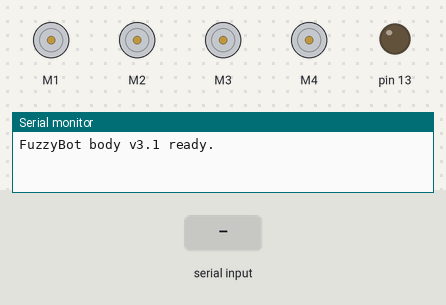
The sketch below on a simulated Arduino Uno, built with avr-gcc and run on an emulated ATmega328P. Shown: 4 × DC motor (green arrow = forward, orange = backward, longer = faster), output pins drawn as LEDs (lit = HIGH), the last lines printed to the serial monitor. The test bench sets the inputs (shaded band).

Above: at 1.2 s.
1.3 s: "F\n" received over the second serial link
At 2.6 s:
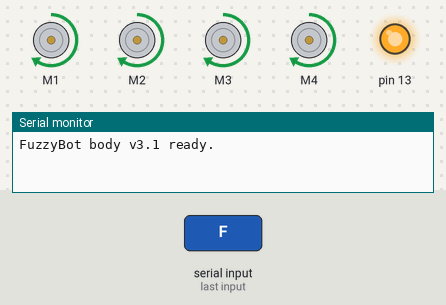
3.2 s: "B\n" received over the second serial link
6.2 s: "L\n" received over the second serial link
At 7.7 s:
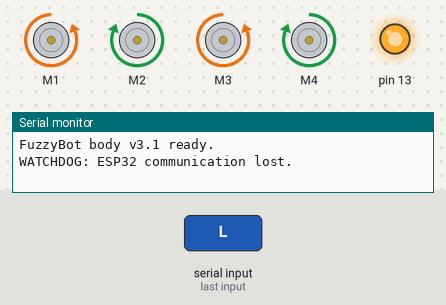
8.3 s: "R\n" received over the second serial link
10.6 s: "F\n" received over the second serial link
At 10.88 s:
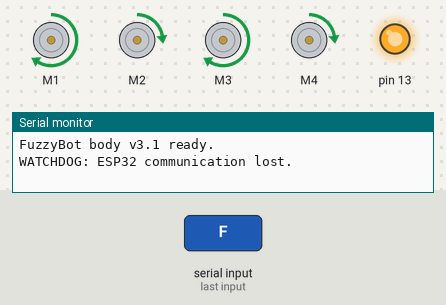
12.7 s: "+\n" received over the second serial link
At 16.4 s:
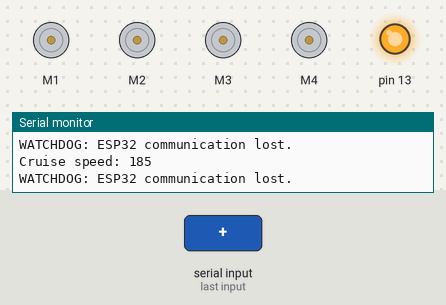
Timing chart, 0 to 17.2 s (numbered marks = the images above; inputs shaded):
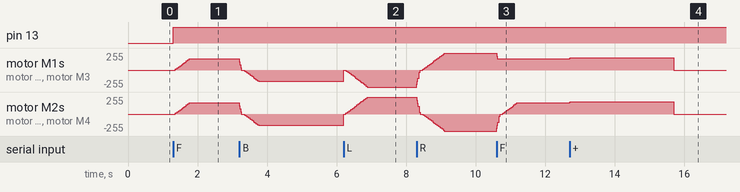

Measured:
- after the input at 1.3 s, pin 13: LOW → HIGH at once; motor M1–4: moves from stopped to forward 170/255 over 0.42 s, starting after 0.06 s
- after the input at 6.2 s, motor M1, motor M3: moves from stopped to backward 255/255 over 0.62 s, starting after 0.06 s; motor M2, motor M4: moves from stopped to forward 255/255 over 0.62 s, starting after 0.06 s
- after the input at 10.6 s, motor M1, motor M3: forward 255/255 → forward 170/255 at once
- after the input at 12.7 s, motor M1–4: forward 170/255 → forward 185/255 at once, → stopped 3.0 s later

The sketch:

Fuzzybot2.ino
```cpp
/*
   FuzzyBot Motor Driver - v3.1
   Arduino Uno R3 + AFMotor-compatible L293D shield
   4 DC motors, 3S 18650 battery pack

   PURPOSE
   -------
   This is the "body" controller. The ESP32 brain sends simple commands:

       F = forward
       B = backward
       L = tank-turn left
       R = tank-turn right
       S = spin in place
       X = stop
       + = increase cruise speed
       - = decrease cruise speed

   IMPORTANT DESIGN CHANGES
   ------------------------
   1. Forward/backward uses all four motors.
   2. Left/right turns now use ALL FOUR MOTORS:
          left side   = one direction
          right side  = opposite direction
      This gives maximum traction but draws more current.
   3. "S" also uses all four motors (same as a right turn).
   4. Braking is fast.
   5. Reversing is safe:
          direction -> STOP -> short dead-time -> new direction -> ramp up
      This avoids commanding a loaded motor to reverse instantly.
   6. Acceleration is deliberately slow to reduce current spikes
      from the 3S battery and L293D shield.
   7. The Arduino does NOT print every command continuously.
      Excessive serial printing can make timing less predictable.
   8. A watchdog stops the robot if the ESP32 stops sending commands.

   NOTE ABOUT TURNING
   -------------------
   All four motors are driven during turns, so the robot pivots around its centre.
   If turning is erratic, try:
       - Lower TURN_SPEED further (already set to 100)
       - Add weight directly over the centre of the wheelbase
       - Check that all wheels have similar traction
   Because an L293D has a relatively large voltage drop, the robot
   may already have much less motor voltage than the 3S pack voltage.
   Do NOT compensate by immediately pushing every PWM value to 255.
   Test current, temperature, and motor behavior first.
*/

#include <AFMotor.h>
#include <SoftwareSerial.h>

// ================================================================
// SERIAL CONNECTION TO ESP32
// ================================================================

// ESP32 -> Arduino A0
// A1 is unused for now.
SoftwareSerial espSerial(A0, A1);

// ================================================================
// MOTOR OBJECTS
// ================================================================

AF_DCMotor motorFL(1);   // Front Left
AF_DCMotor motorFR(2);   // Front Right
AF_DCMotor motorBL(3);   // Back Left
AF_DCMotor motorBR(4);   // Back Right

// ================================================================
// SPEED SETTINGS
// ================================================================

// Normal driving speed.
// Start conservatively because the robot runs from a 3S pack.
int motorSpeed = 170;

// Maximum normal cruise speed.
const int SPEED_MAX = 200;
const int SPEED_MIN = 70;

// How much + / - changes the requested cruise speed.
const int SPEED_STEP = 15;

// Turning speed – reduced to improve turn predictability with all wheels.
const int TURN_SPEED = 255;

// ================================================================
// MOTOR RAMP SETTINGS
// ================================================================

// Speeding up is slow to reduce current spikes.
//
// Slowing down is much faster because reducing PWM reduces current.
const int RAMP_UP_STEP = 8;
const int RAMP_DOWN_STEP = 45;

// Time between ramp updates.
const unsigned long RAMP_INTERVAL_MS = 20;

// Small dead-time before reversing direction.
// This gives the motor a moment with zero drive.
const unsigned long REVERSAL_DEADTIME_MS = 60;

// ================================================================
// COMMUNICATION WATCHDOG
// ================================================================

// If the Arduino hears nothing from the ESP32 for this long,
// it releases all motors.
const unsigned long COMMAND_TIMEOUT_MS = 3000;

// ================================================================
// DESIRED MOTOR STATE
// ================================================================

int desiredDirFL = RELEASE;
int desiredDirFR = RELEASE;
int desiredDirBL = RELEASE;
int desiredDirBR = RELEASE;

int desiredSpeedFL = 0;
int desiredSpeedFR = 0;
int desiredSpeedBL = 0;
int desiredSpeedBR = 0;

// ================================================================
// ACTIVE MOTOR STATE
// ================================================================

int activeDirFL = RELEASE;
int activeDirFR = RELEASE;
int activeDirBL = RELEASE;
int activeDirBR = RELEASE;

int activeSpeedFL = 0;
int activeSpeedFR = 0;
int activeSpeedBL = 0;
int activeSpeedBR = 0;

// ================================================================
// REVERSAL STATE
// ================================================================

bool reversalWaitingFL = false;
bool reversalWaitingFR = false;
bool reversalWaitingBL = false;
bool reversalWaitingBR = false;

unsigned long reversalStartFL = 0;
unsigned long reversalStartFR = 0;
unsigned long reversalStartBL = 0;
unsigned long reversalStartBR = 0;

// ================================================================
// GLOBAL STATE
// ================================================================

bool haveTarget = false;

unsigned long lastRampUpdate = 0;
unsigned long lastCommandTime = 0;

// ================================================================
// SETUP
// ================================================================

void setup() {

  Serial.begin(9600);
  espSerial.begin(9600);

  // On-board LED = communication/activity indicator.
  pinMode(13, OUTPUT);
  digitalWrite(13, LOW);

  stopImmediately();

  lastCommandTime = millis();
  lastRampUpdate = millis();

  Serial.println("FuzzyBot body v3.1 ready.");
}

// ================================================================
// MAIN LOOP
// ================================================================

void loop() {

  // ------------------------------------------------------------
  // SAFETY WATCHDOG
  // ------------------------------------------------------------

  if (millis() - lastCommandTime > COMMAND_TIMEOUT_MS) {

    if (haveTarget) {

      stopImmediately();
      haveTarget = false;

      Serial.println("WATCHDOG: ESP32 communication lost.");
    }
  }

  // ------------------------------------------------------------
  // READ ESP32 COMMANDS
  // ------------------------------------------------------------

  while (espSerial.available() > 0) {

    char cmd = espSerial.read();

    // Ignore line endings.
    if (cmd == '\n' || cmd == '\r')
      continue;

    lastCommandTime = millis();
    digitalWrite(13, HIGH);

    handleCommand(cmd);
  }

  // ------------------------------------------------------------
  // MOVE MOTORS TOWARD THEIR TARGETS
  // ------------------------------------------------------------

  updateMotors();
}

// ================================================================
// COMMAND HANDLER
// ================================================================

void handleCommand(char cmd) {

  switch (cmd) {

    case 'F':
      moveForward();
      break;

    case 'B':
      moveBackward();
      break;

    case 'L':
      turnLeft();
      break;

    case 'R':
      turnRight();
      break;

    case 'S':
      spinInPlace();
      break;

    case 'X':
      stopImmediately();
      haveTarget = false;
      digitalWrite(13, LOW);
      break;

    case '+':
      increaseSpeed();
      break;

    case '-':
      decreaseSpeed();
      break;

    default:
      // Ignore unknown characters instead of doing anything dangerous.
      break;
  }
}

// ================================================================
// HIGH-LEVEL MOVEMENT COMMANDS
// ================================================================

// ------------------------------------------------------------
// FORWARD
// All four motors drive forward.
// ------------------------------------------------------------

void moveForward() {

  setWheelTargets(
    FORWARD,  motorSpeed,
    FORWARD,  motorSpeed,
    FORWARD,  motorSpeed,
    FORWARD,  motorSpeed
  );

  haveTarget = true;
}

// ------------------------------------------------------------
// BACKWARD
// All four motors drive backward.
// ------------------------------------------------------------

void moveBackward() {

  setWheelTargets(
    BACKWARD, motorSpeed,
    BACKWARD, motorSpeed,
    BACKWARD, motorSpeed,
    BACKWARD, motorSpeed
  );

  haveTarget = true;
}

// ------------------------------------------------------------
// RIGHT TURN – all four wheels
// Left side: forward
// Right side: backward
// ------------------------------------------------------------

void turnRight() {

  setWheelTargets(
    FORWARD,  TURN_SPEED,   // FL
    BACKWARD, TURN_SPEED,   // FR
    FORWARD,  TURN_SPEED,   // BL
    BACKWARD, TURN_SPEED    // BR
  );

  haveTarget = true;
}

// ------------------------------------------------------------
// LEFT TURN – all four wheels
// Left side: backward
// Right side: forward
// ------------------------------------------------------------

void turnLeft() {

  setWheelTargets(
    BACKWARD, TURN_SPEED,   // FL
    FORWARD,  TURN_SPEED,   // FR
    BACKWARD, TURN_SPEED,   // BL
    FORWARD,  TURN_SPEED    // BR
  );

  haveTarget = true;
}

// ------------------------------------------------------------
// SPIN IN PLACE – same as a right turn
// (change direction if you want left spin)
// ------------------------------------------------------------

void spinInPlace() {

  setWheelTargets(
    FORWARD,  TURN_SPEED,
    BACKWARD, TURN_SPEED,
    FORWARD,  TURN_SPEED,
    BACKWARD, TURN_SPEED
  );

  haveTarget = true;
}

// ================================================================
// SET DESIRED WHEEL STATES
// ================================================================

void setWheelTargets(
  int dirFL, int spdFL,
  int dirFR, int spdFR,
  int dirBL, int spdBL,
  int dirBR, int spdBR
) {

  desiredDirFL = dirFL;
  desiredDirFR = dirFR;
  desiredDirBL = dirBL;
  desiredDirBR = dirBR;

  desiredSpeedFL = spdFL;
  desiredSpeedFR = spdFR;
  desiredSpeedBL = spdBL;
  desiredSpeedBR = spdBR;
}

// ================================================================
// MOTOR UPDATE LOOP
// ================================================================

void updateMotors() {

  if (!haveTarget)
    return;

  if (millis() - lastRampUpdate < RAMP_INTERVAL_MS)
    return;

  lastRampUpdate = millis();

  adjustWheel(
    activeDirFL,
    activeSpeedFL,
    desiredDirFL,
    desiredSpeedFL,
    reversalWaitingFL,
    reversalStartFL,
    motorFL
  );

  adjustWheel(
    activeDirFR,
    activeSpeedFR,
    desiredDirFR,
    desiredSpeedFR,
    reversalWaitingFR,
    reversalStartFR,
    motorFR
  );

  adjustWheel(
    activeDirBL,
    activeSpeedBL,
    desiredDirBL,
    desiredSpeedBL,
    reversalWaitingBL,
    reversalStartBL,
    motorBL
  );

  adjustWheel(
    activeDirBR,
    activeSpeedBR,
    desiredDirBR,
    desiredSpeedBR,
    reversalWaitingBR,
    reversalStartBR,
    motorBR
  );
}

// ================================================================
// SINGLE-WHEEL CONTROL
// ================================================================
//
// Direction changes are handled safely:
//
// 1. Ramp speed down quickly.
// 2. Set PWM to zero.
// 3. Wait a short dead-time.
// 4. Change direction.
// 5. Ramp speed up slowly.
//
// This is particularly important for F -> B and B -> F commands.
// ================================================================

void adjustWheel(
  int &activeDir,
  int &activeSpeed,
  int desiredDir,
  int desiredSpeed,
  bool &reversalWaiting,
  unsigned long &reversalStart,
  AF_DCMotor &motor
) {

  // ------------------------------------------------------------
  // HANDLE DIRECTION CHANGE
  // ------------------------------------------------------------

  if (activeDir != desiredDir) {

    // First, quickly reduce PWM to zero.
    if (activeSpeed > 0) {

      activeSpeed =
        max(0, activeSpeed - RAMP_DOWN_STEP);

      motor.setSpeed(activeSpeed);

      return;
    }

    // ----------------------------------------------------------
    // We are at zero speed.
    // Add a short dead-time before changing direction.
    // ----------------------------------------------------------

    if (!reversalWaiting) {

      reversalWaiting = true;
      reversalStart = millis();

      motor.setSpeed(0);
      motor.run(RELEASE);

      return;
    }

    if (millis() - reversalStart < REVERSAL_DEADTIME_MS) {

      motor.setSpeed(0);
      motor.run(RELEASE);

      return;
    }

    // ----------------------------------------------------------
    // Dead-time finished: change direction.
    // ----------------------------------------------------------

    motor.run(desiredDir);

    activeDir = desiredDir;
    reversalWaiting = false;
  }

  // ------------------------------------------------------------
  // HANDLE SPEED CHANGE
  // ------------------------------------------------------------

  if (activeSpeed < desiredSpeed) {

    activeSpeed =
      min(
        desiredSpeed,
        activeSpeed + RAMP_UP_STEP
      );

    motor.setSpeed(activeSpeed);

  } else if (activeSpeed > desiredSpeed) {

    activeSpeed =
      max(
        desiredSpeed,
        activeSpeed - RAMP_DOWN_STEP
      );

    motor.setSpeed(activeSpeed);
  }
}

// ================================================================
// IMMEDIATE STOP
// ================================================================
//
// This is for:
//
// - X command
// - watchdog
// - emergency stop
//
// RELEASE means the motors are no longer being electrically driven.
// ================================================================

void stopImmediately() {

  motorFL.setSpeed(0);
  motorFR.setSpeed(0);
  motorBL.setSpeed(0);
  motorBR.setSpeed(0);

  motorFL.run(RELEASE);
  motorFR.run(RELEASE);
  motorBL.run(RELEASE);
  motorBR.run(RELEASE);

  activeDirFL = RELEASE;
  activeDirFR = RELEASE;
  activeDirBL = RELEASE;
  activeDirBR = RELEASE;

  activeSpeedFL = 0;
  activeSpeedFR = 0;
  activeSpeedBL = 0;
  activeSpeedBR = 0;

  reversalWaitingFL = false;
  reversalWaitingFR = false;
  reversalWaitingBL = false;
  reversalWaitingBR = false;
}

// ================================================================
// INCREASE SPEED
// ================================================================

void increaseSpeed() {

  motorSpeed =
    min(
      motorSpeed + SPEED_STEP,
      SPEED_MAX
    );

  // Only change live targets when actually cruising forward/backward.
  updateCruiseTargets();

  Serial.print("Cruise speed: ");
  Serial.println(motorSpeed);
}

// ================================================================
// DECREASE SPEED
// ================================================================

void decreaseSpeed() {

  motorSpeed =
    max(
      motorSpeed - SPEED_STEP,
      SPEED_MIN
    );

  updateCruiseTargets();

  Serial.print("Cruise speed: ");
  Serial.println(motorSpeed);
}

// ================================================================
// UPDATE ACTIVE CRUISE COMMAND
// ================================================================
//
// This keeps + / - working while the robot is already driving.
// It deliberately does nothing during a turn.
// ================================================================

void updateCruiseTargets() {

  if (!haveTarget)
    return;

  bool allForward =
    activeDirFL == FORWARD &&
    activeDirFR == FORWARD &&
    activeDirBL == FORWARD &&
    activeDirBR == FORWARD;

  bool allBackward =
    activeDirFL == BACKWARD &&
    activeDirFR == BACKWARD &&
    activeDirBL == BACKWARD &&
    activeDirBR == BACKWARD;

  if (allForward || allBackward) {

    desiredSpeedFL = motorSpeed;
    desiredSpeedFR = motorSpeed;
    desiredSpeedBL = motorSpeed;
    desiredSpeedBR = motorSpeed;
  }
}
```
